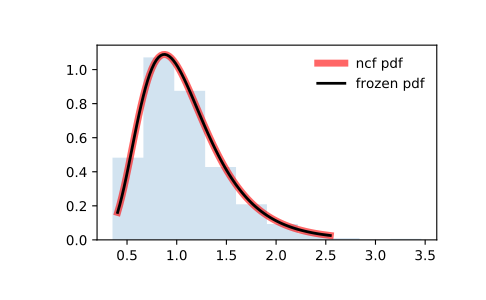

Write the Python code that produced this figure.
from scipy.stats import ncf
import matplotlib.pyplot as plt
fig, ax = plt.subplots(1, 1)

# Calculate a few first moments:

dfn, dfd, nc = 27, 27, 0.416
mean, var, skew, kurt = ncf.stats(dfn, dfd, nc, moments='mvsk')

# Display the probability density function (``pdf``):

x = np.linspace(ncf.ppf(0.01, dfn, dfd, nc),
                ncf.ppf(0.99, dfn, dfd, nc), 100)
ax.plot(x, ncf.pdf(x, dfn, dfd, nc),
       'r-', lw=5, alpha=0.6, label='ncf pdf')

# Alternatively, the distribution object can be called (as a function)
# to fix the shape, location and scale parameters. This returns a "frozen"
# RV object holding the given parameters fixed.

# Freeze the distribution and display the frozen ``pdf``:

rv = ncf(dfn, dfd, nc)
ax.plot(x, rv.pdf(x), 'k-', lw=2, label='frozen pdf')

# Check accuracy of ``cdf`` and ``ppf``:

vals = ncf.ppf([0.001, 0.5, 0.999], dfn, dfd, nc)
np.allclose([0.001, 0.5, 0.999], ncf.cdf(vals, dfn, dfd, nc))
# True

# Generate random numbers:

r = ncf.rvs(dfn, dfd, nc, size=1000)

# And compare the histogram:

ax.hist(r, density=True, histtype='stepfilled', alpha=0.2)
ax.legend(loc='best', frameon=False)
plt.show()
